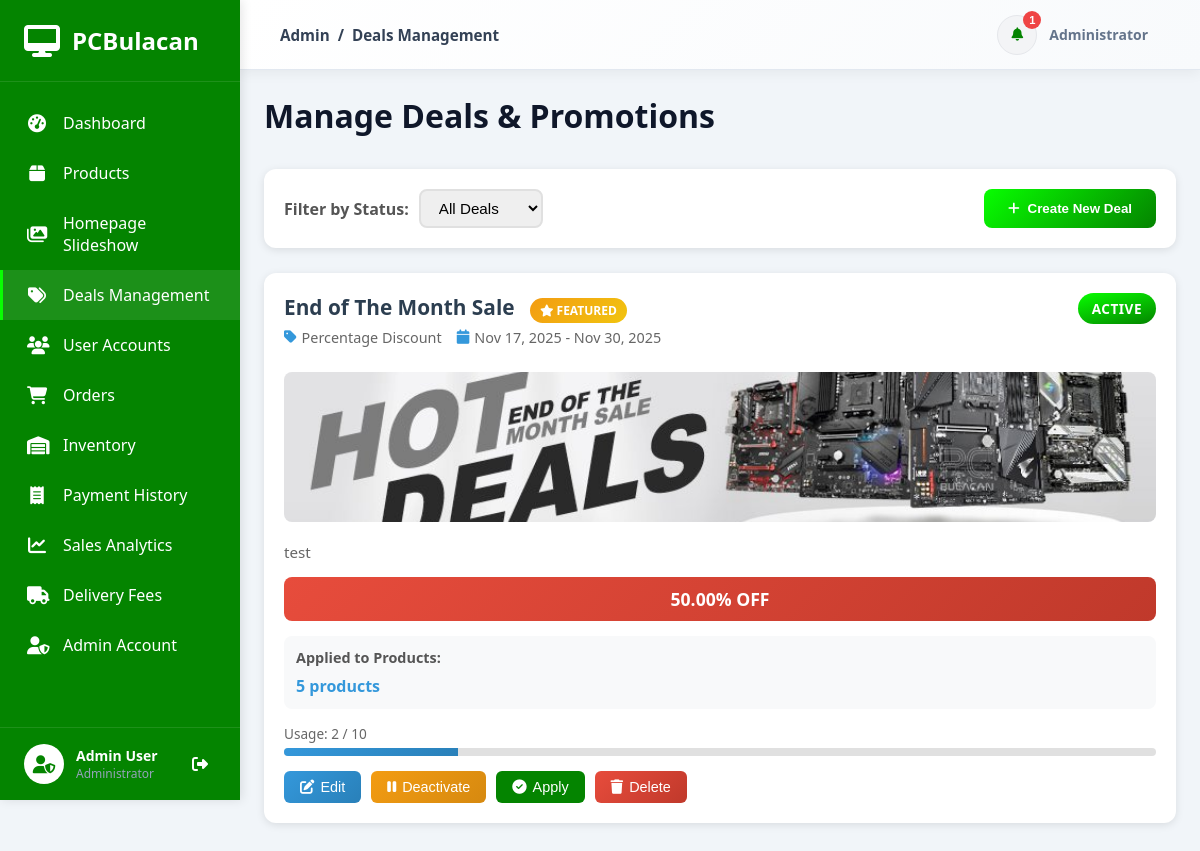
The app's page /dashboard/deals/ (signed in), older data.
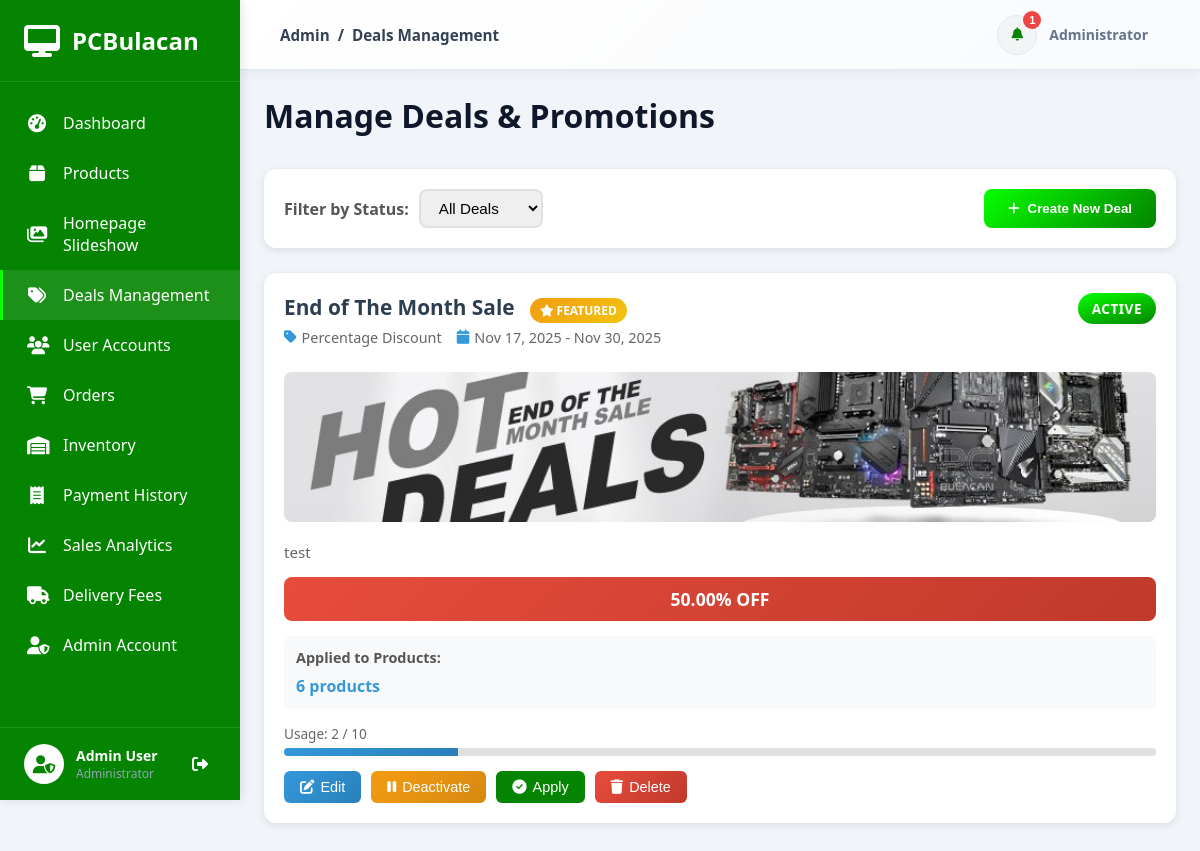
The same page, newer data.
### products/models.py (models this page shows, shortened)
class Deal(models.Model):
    DEAL_TYPE_CHOICES = [
        ('percentage', 'Percentage Discount'),
        ('fixed', 'Fixed Amount Discount'),
        ('bogo', 'Buy One Get One'),
        ('bundle', 'Bundle Deal'),
    ]
    STATUS_CHOICES = [
        ('draft', 'Draft'),
        ('active', 'Active'),
        ('scheduled', 'Scheduled'),
        ('expired', 'Expired'),
    ]
    title = models.CharField(max_length=200)
    description = models.TextField(blank=True)
    deal_type = models.CharField(max_length=20, choices=DEAL_TYPE_CHOICES, default='percentage')
    discount_percentage = models.DecimalField(max_digits=5, decimal_places=2, blank=True, null=True,
                                             help_text="Percentage discount (0-100)")
    discount_amount = models.DecimalField(max_digits=10, decimal_places=2, blank=True, null=True,
                                         help_text="Fixed amount discount")
    products = models.ManyToManyField(Product, related_name='deals', blank=True)
    start_date = models.DateTimeField()
    end_date = models.DateTimeField()
    is_featured = models.BooleanField(default=False, help_text="Show in featured deals section")
    status = models.CharField(max_length=20, choices=STATUS_CHOICES, default='draft')
    max_uses = models.PositiveIntegerField(blank=True, null=True, help_text="Maximum number of times this deal can be used")
    current_uses = models.PositiveIntegerField(default=0)
    banner_image = models.ImageField(upload_to='deals/', blank=True, null=True)
    badge_text = models.CharField(max_length=50, blank=True, help_text="Custom badge text (e.g., 'HOT DEAL')")
    created_at = models.DateTimeField(auto_now_add=True)
    updated_at = models.DateTimeField(auto_now=True)
    created_by = models.ForeignKey(settings.AUTH_USER_MODEL, on_delete=models.SET_NULL, null=True, related_name='created_deals')
    class Meta:
        ordering = ['-created_at']
        verbose_name = 'Deal'
        verbose_name_plural = 'Deals'
    def get_discount_display(self):
        if self.deal_type == 'percentage' and self.discount_percentage:
            return f"{self.discount_percentage}% OFF"
        elif self.deal_type == 'fixed' and self.discount_amount:
            return f"₱{self.discount_amount} OFF"
        elif self.deal_type == 'bogo':
            return "Buy 1 Get 1 FREE"
        elif self.deal_type == 'bundle':
            return "Bundle Deal"
        return "Special Offer"

### dashboard/views.py (the view)
# urls.py: path('deals/', views.manage_deals, name='manage_deals'),
@staff_member_required
def manage_deals(request):
    from products.models import Deal, Product
    from django.utils import timezone
    deals = Deal.objects.all().order_by('-created_at')
    now = timezone.now()
    for deal in deals:
        if deal.status == 'scheduled' and deal.start_date <= now:
            if deal.end_date >= now:
                deal.status = 'active'
                deal.save()
            else:
                deal.status = 'expired'
                deal.save()
        elif deal.status == 'active' and deal.end_date < now:
            deal.status = 'expired'
            deal.save()
    status_filter = request.GET.get('status')
    if status_filter:
        deals = deals.filter(status=status_filter)
    products = Product.objects.filter(is_active=True).order_by('name')
    context = {
        'deals': deals,
        'products': products,
        'status_filter': status_filter,
    }
    return render(request, 'dashboard/manage_deals_modal.html', context)

### accounts/models.py (called while the page is built)
    def get_full_name(self):
        full_name = f'{self.first_name} {self.last_name}'
        return full_name.strip()

### orders/context_processors.py (called while the page is built)
def cart_context(request):
    if request.user.is_authenticated:
        cart, created = Cart.objects.get_or_create(user=request.user)
        return {
            'cart': cart,
            'cart_count': cart.unique_items_count  # Count unique products, not total quantity
        }
    return {
        'cart': None,
        'cart_count': 0
    }

### orders/models.py (called while the page is built)
    @property
    def unique_items_count(self):
        return self.items.count()

### templates/dashboard/manage_deals_modal.html (shortened to what the changed rows need)
{% extends 'admin_base.html' %}
{% load static %}
{% block content %}
<div class="admin-content">
    <div class="dashboard-wrapper">
        <div class="dashboard-header-section" style="margin-bottom: 2rem;">
            <h1 class="dashboard-title">Manage Deals & Promotions</h1>
        </div>
    {% if deals %}
        <div class="row">
            {% for deal in deals %}
            <div class="col-lg-6 col-xl-4">
                <div class="deal-card">
                    <div class="deal-header">
                        <div>
                            <h3 class="deal-title">
                                {{ deal.title }}
                                {% if deal.is_featured %}
                                <span class="deal-badge">
                                    <i class="fas fa-star"></i> Featured
                                </span>
                                {% endif %}
                            </h3>
                            <div class="deal-meta">
                                <span class="deal-meta-item">
                                    <i class="fas fa-tag"></i>
                                    {{ deal.get_deal_type_display }}
                                </span>
                                <span class="deal-meta-item">
                                    <i class="fas fa-calendar"></i>
                                    {{ deal.start_date|date:"M d, Y" }} - {{ deal.end_date|date:"M d, Y" }}
                                </span>
                            </div>
                        </div>
                        <span class="status-badge {{ deal.status }}">
                            {{ deal.status }}
                        </span>
                    </div>
                    {% if deal.banner_image %}
                    <img src="{{ deal.banner_image.url }}" alt="{{ deal.title }}" class="deal-banner">
                    {% endif %}
                    {% if deal.description %}
                    <p style="color: #666; font-size: 0.95rem; margin-bottom: 15px;">{{ deal.description|truncatewords:20 }}</p>
                    {% endif %}
                    <div class="deal-discount">
                        {{ deal.get_discount_display }}
                    </div>
                    <div class="deal-products">
                        <div class="deal-products-title">Applied to Products:</div>
                        <span class="deal-products-count">{{ deal.products.count }} product{{ deal.products.count|pluralize }}</span>
                    </div>
                    {% if deal.max_uses %}
                    <div class="usage-progress">
                        <div class="usage-text">
                            Usage: {{ deal.current_uses }} / {{ deal.max_uses }}
                        </div>
                        <div class="progress">
                            <div class="progress-bar" style="width: {% widthratio deal.current_uses deal.max_uses 100 %}%"></div>
                        </div>
                    </div>
                    {% endif %}
                    <div class="deal-actions" style="margin-top: 15px;">
                        <button type="button" class="btn-deal btn-deal-primary" onclick="openEditDealModal({{ deal.id }})">
                            <i class="fas fa-edit"></i>
                            Edit
                        </button>
                        <form method="POST" action="{% url 'dashboard:toggle_deal_status' deal.id %}" style="display: inline;" onsubmit="return confirm('Toggle deal status?');">
                            {% if deal.status == 'active' %}
                            <button type="submit" class="btn-deal btn-deal-warning">
                                <i class="fas fa-pause"></i>
                                Deactivate
                            </button>
                            {% elif deal.status == 'draft' %}
                            <button type="submit" class="btn-deal btn-deal-success">
                                <i class="fas fa-play"></i>
                                Activate
                            </button>
                            {% endif %}
                        </form>
                        <form method="POST" action="{% url 'dashboard:apply_deal' deal.id %}" style="display: inline;" onsubmit="return confirm('Apply this deal to all selected products?');">
                            <button type="submit" class="btn-deal btn-deal-success">
                                <i class="fas fa-check-circle"></i>
                                Apply
                            </button>
                        </form>
                        <form method="POST" action="{% url 'dashboard:delete_deal' deal.id %}" style="display: inline;" onsubmit="return confirm('Are you sure you want to delete this deal?');">
                            <button type="submit" class="btn-deal btn-deal-danger">
                                <i class="fas fa-trash"></i>
                                Delete
                            </button>
                        </form>
                    </div>
                </div>
            </div>
            {% endfor %}
        </div>
    {% endif %}
</div>
    </div>
</div>
{% endblock %}

Row changes from the older to the newer data that the page shows:
changed Deal "End of The Month Sale": products.count "5" → "6"
